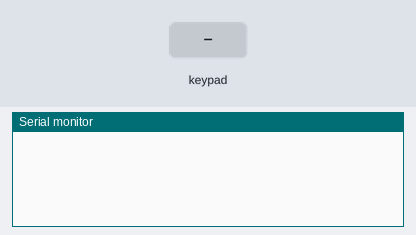
A sketch run on a simulated Arduino Mega 2560, built with avr-gcc and run on an emulated ATmega2560. Parts: the last lines printed to the serial monitor. Wiring (inferred from the names in the program): 4×4 keypad with keys 1 2 3 A 4 5 6 B 7 8 9 C * 0 # D: rows pin 36, pin 34, pin 32, pin 30; columns pin 28, pin 26, pin 24, pin 22. The inputs (shaded band) are chosen by the test bench.

Above: at 1.2 s.
1.3 s: key '1' pressed
At 1.7 s:
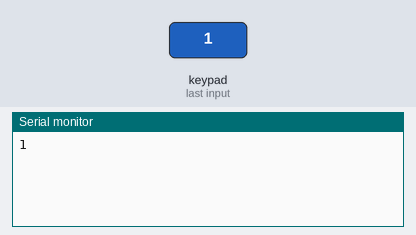
2.8 s: keypad keys 1 2 # pressed 0.4 s apart
At 4.6 s:
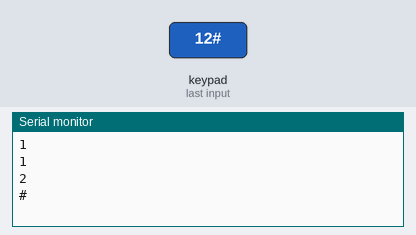
5.5 s: key 'A' pressed
At 6.1 s:
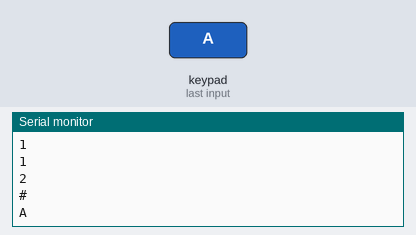
7.0 s: keypad keys 1 2 * pressed 0.4 s apart
At 9.0 s:
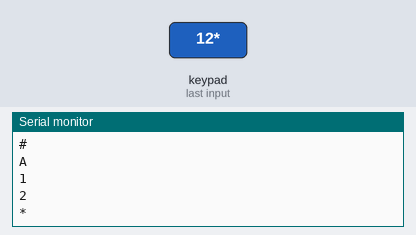
9.7 s: key 'B' pressed
At 10.5 s:
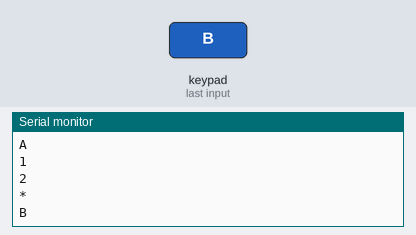
11.2 s: keypad keys 1 2 D pressed 0.4 s apart
At 13.4 s:
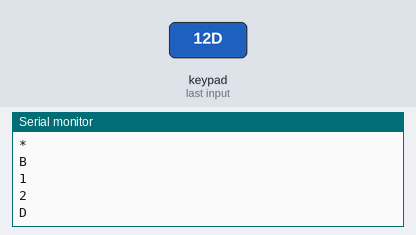

The sketch:

keypadTest.ino
```cpp
byte colum[] = {28,26,24,22};
byte row[] = {36,34,32,30};
const char keyMap[4][4] ={
                    {'1','2','3','A'},
                    {'4','5','6','B'},
                    {'7','8','9','C'},
                    {'*','0','#','D'},
                       };
#define DELAY_TIME 50


void setup() {

  for (byte i = 0 ; i <= 3 ; i++)
  {
    pinMode(colum[i], OUTPUT);
    pinMode(row[i], INPUT);
    digitalWrite(row[i], 1);
  }

  Serial.begin(9600);
}

void loop()
{


  for (byte i = 0; i <= 3; i++)
  {
    digitalWrite(colum[i], 0);
    for (byte j = 0; j <= 3; j++)
    {
      if (!digitalRead(row[j]))
      {
        delayMicroseconds(DELAY_TIME);          //switch debounce
        if (!digitalRead(row[j]))
        {
          Serial.println(keyMap[j][i]);
          /**
           *
           *
           *
           *
           *
           *
           *
          */
          while(!digitalRead(row[j]));
        }
      }
    }
    digitalWrite(colum[i], 1);
  }
}
```

Measured:
- after the input at 1.3 s, the serial monitor: prints a new line at once (image 1)
- after the input at 2.8 s, the serial monitor: prints a new line after 0.40 s (image 2)
- after the input at 5.5 s, the serial monitor: prints a new line at once (image 3)
- after the input at 7.0 s, the serial monitor: prints a new line at once (image 4)
- after the input at 9.7 s, the serial monitor: prints a new line at once (image 5)
- after the input at 11.2 s, the serial monitor: prints a new line at once (image 6)
